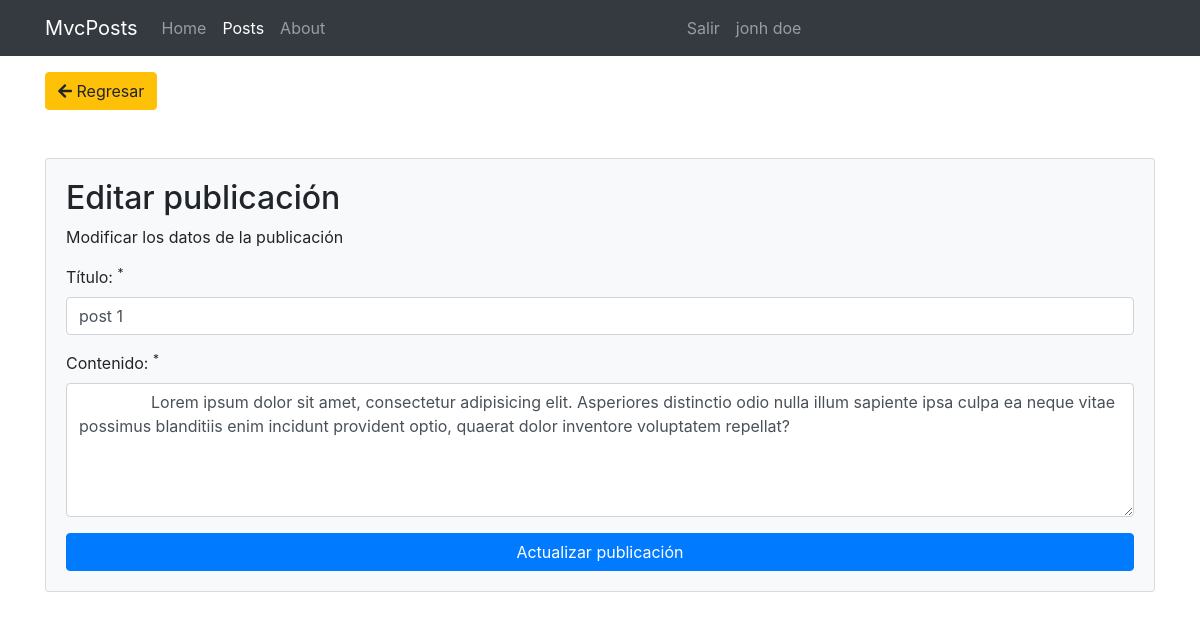
Page /posts/edit/1 (signed in) on the committed database.
### tables this page shows
CREATE TABLE `posts` (
  `id` int(11) NOT NULL,
  `user_id` int(11) NOT NULL,
  `title` varchar(255) NOT NULL,
  `body` text NOT NULL,
  `created_at` datetime NOT NULL DEFAULT CURRENT_TIMESTAMP
);

### app/libraries/core.php (called while the page is built, shortened)
<?php
class Core {
     protected $metodoActual = 'index';
     public function __construct(){
         $url = $this->getUrl();
         if($url && file_exists('../app/controllers/'. ucwords($url[0]).'.php')){
             unset($url[0]);
         }
         $this->controladorActual = new $this->controladorActual;
         if(isset($url[1])){
            if (method_exists($this->controladorActual, $url[1])) {
                $this->metodoActual = $url[1];
                unset($url[1]);
            }
         }
        $this->parametros = $url ? array_values($url) : [];
        call_user_func_array([$this->controladorActual, $this->metodoActual], $this->parametros);
     }
     public function getUrl(){
         if(isset($_GET['url'])){
             $url = rtrim($_GET['url'],'/');
             $url = filter_var($url, FILTER_SANITIZE_URL);
             $url = explode('/', $url);
             return $url;
         }else  {
             $url[0]='Paginas';
            return $url;
         }
     }
 }

### public/index.php (called while the page is built, shortened)
<?php
$init = new Core;

### app/libraries/database.php (called while the page is built, shortened)
<?php
 class Database {
     private $host = DB_HOST;
     private $user = DB_USER;
     private $pass = DB_PASS;
     private $dbname = DB_NAME;
     private $dbh;
     private $stmt;
     public function __construct()
     {
         $dsn = 'mysql:host=' . $this->host . ';dbname=' . $this->dbname;
         $options = array(
             PDO::ATTR_PERSISTENT => true,
             PDO::ATTR_ERRMODE => PDO::ERRMODE_EXCEPTION
         );
         try {
             $this->dbh = new PDO($dsn, $this->user, $this->pass, $options);
         } catch(PDOException $e) {
             $this->error = $e->getMessage();
             echo $this->error;
         }
     }
     public function query($sql){
         $this->stmt = $this->dbh->prepare($sql);
     }
     public function bind($param, $value, $type = null){
         if(is_null($type)){
             switch(true){
                default:
                    $type = PDO::PARAM_STR;
             }
         }
         $this->stmt->bindValue($param,$value, $type);
     }
     public function execute(){
         return $this->stmt->execute();
     }
    public function single(){
        $this->execute();
        return $this->stmt->fetch(PDO::FETCH_OBJ);
    }
 }

### app/models/Post.php (called while the page is built, shortened)
<?php
class Post{
    private $db;
    public function __construct()
    {
        $this->db = new Database;
    }
    public function getPostById($id)
    {
        $this->db->query('SELECT * FROM posts WHERE id = :id');
        $this->db->bind(':id', $id);
        $post = $this->db->single();
        return $post;
    }
}

### app/views/posts/edit.php (the view, shortened to what this page needs)
<?php require APPROOT . '/views/shared/header.php'; ?>
<a class="btn btn-warning pull-right" href="<?php echo URLROOT . '/posts'; ?>" role="button">
    <i class="fas fa-arrow-left"></i> Regresar
</a>
<div class="card card-body bg-light mt-5">
    <h2>Editar publicación</h2>
    <p>Modificar los datos de la publicación</p>
    <form action="<?php echo URLROOT; ?>/posts/edit/<?php echo $data['id']; ?>" method="post">
        <div class="form-group">
            <label for="title">Título: <sup>*</sup></label>
            <input type="text" name="title" class="form-control <?php echo (!empty($data['title_err'])) ? 'is-invalid' : ''; ?>" placeholder="Título de la publicación" value="<?php echo $data['title']; ?>">
        </div>
        <div class="form-group">
            <label for="body">Contenido: <sup>*</sup></label>
            <textarea name="body" class="form-control  <?php echo (!empty($data['body_err'])) ? 'is-invalid' : ''; ?>" rows="5" placeholder="Su contenido">
                <?php echo $data['body']; ?>
            </textarea>
        </div>
        <div class="row">
            <div class="col">
                <input type="submit" value="Actualizar publicación" class="btn btn-primary btn-block">
            </div>
        </div>
    </form>
</div>
<?php require APPROOT . '/views/shared/footer.php'; ?>

### rows in the picture
posts: title "post 1", body "Lorem ipsum dolor sit amet, consectetur adipisicing elit. Asperiores distinctio odio nulla illum sapiente ipsa culpa ea neque vitae possimus blanditiis enim incidunt provident optio, quaerat dolor inventore voluptatem repellat?"

### other values in the picture
SITENAME "MvcPosts"
$_SESSION['user_name'] "jonh doe"
